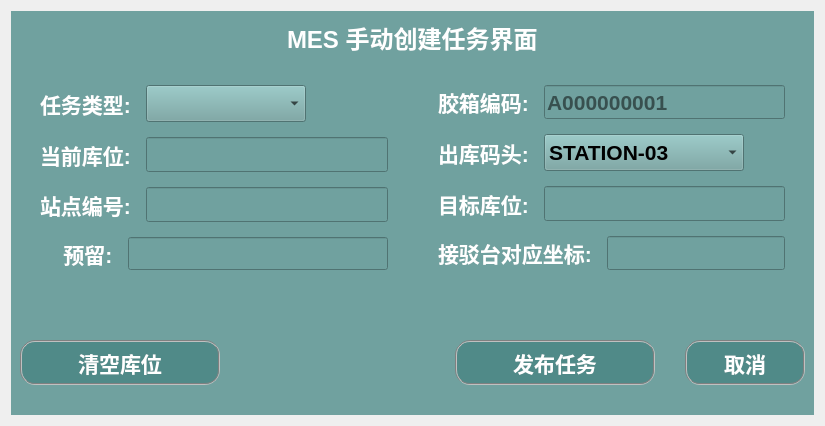
       <widget class="QWidget" name="page_5">
        <layout class="QGridLayout" name="gridLayout_5">
         <item row="0" column="0">
          <widget class="QWidget" name="widget_2" native="true">
           <property name="minimumSize">
            <size>
             <width>0</width>
             <height>0</height>
            </size>
           </property>
           <property name="maximumSize">
            <size>
             <width>167777</width>
             <height>167777</height>
            </size>
           </property>
           <property name="styleSheet">
            <string notr="true">background-color: rgb(112, 161, 159);</string>
           </property>
           <layout class="QGridLayout" name="gridLayout_2">
            <property name="bottomMargin">
             <number>30</number>
            </property>
            <item row="0" column="0">
             <layout class="QVBoxLayout" name="verticalLayout_8" stretch="1,5,2,1">
              <property name="spacing">
               <number>30</number>
              </property>
              <item>
               <layout class="QHBoxLayout" name="horizontalLayout_21">
                <item>
                 <spacer name="horizontalSpacer_5">
                  <property name="orientation">
                   <enum>Qt::Horizontal</enum>
                  </property>
                  <property name="sizeHint" stdset="0">
                   <size>
                    <width>40</width>
                    <height>20</height>
                   </size>
                  </property>
                 </spacer>
                </item>
                <item>
                 <widget class="QLabel" name="label_16">
                  <property name="maximumSize">
                   <size>
                    <width>16777215</width>
                    <height>45</height>
                   </size>
                  </property>
                  <property name="font">
                   <font>
                    <pointsize>18</pointsize>
                    <weight>75</weight>
                    <bold>true</bold>
                   </font>
                  </property>
                  <property name="styleSheet">
                   <string notr="true">color:#ffffff</string>
                  </property>
                  <property name="text">
                   <string>MES 手动创建任务界面</string>
                  </property>
                 </widget>
                </item>
                <item>
                 <spacer name="horizontalSpacer_3">
                  <property name="orientation">
                   <enum>Qt::Horizontal</enum>
                  </property>
                  <property name="sizeHint" stdset="0">
                   <size>
                    <width>40</width>
                    <height>20</height>
                   </size>
                  </property>
                 </spacer>
                </item>
               </layout>
              </item>
              <item>
               <layout class="QHBoxLayout" name="horizontalLayout_3" stretch="1,1">
                <property name="spacing">
                 <number>50</number>
                </property>
                <property name="leftMargin">
                 <number>20</number>
                </property>
                <property name="rightMargin">
                 <number>20</number>
                </property>
                <item>
                 <layout class="QVBoxLayout" name="verticalLayout_2" stretch="1,1,1,1">
                  <property name="spacing">
                   <number>15</number>
                  </property>
                  <item>
                   <layout class="QHBoxLayout" name="horizontalLayout_70" stretch="1,1,5">
                    <item>
                     <widget class="QLabel" name="label_37">
                      <property name="font">
                       <font>
                        <pointsize>16</pointsize>
                        <weight>75</weight>
                        <bold>true</bold>
                       </font>
                      </property>
                      <property name="styleSheet">
                       <string notr="true">color:#ffffff;</string>
                      </property>
                      <property name="text">
                       <string>任务类型:</string>
                      </property>
                     </widget>
                    </item>
                    <item>
                     <widget class="QComboBox" name="taskType">
                      <property name="minimumSize">
                       <size>
                        <width>160</width>
                        <height>37</height>
                       </size>
                      </property>
                      <property name="maximumSize">
                       <size>
                        <width>160</width>
                        <height>37</height>
                       </size>
                      </property>
                      <property name="font">
                       <font>
                        <pointsize>16</pointsize>
                        <weight>75</weight>
                        <bold>true</bold>
                       </font>
                      </property>
                      <property name="styleSheet">
                       <string notr="true">color:#ffffff;
background-color: rgb(0, 166, 172);
QComboBox::drop-down {
    subcontrol-position: top right;
    width: 30px;
    border-left-width: 1px;
    border-left-style: solid; 
	border-left-color: gray;
    border-top-right-radius: 3px;
    border-bottom-right-radius: 3px;
}</string>
                      </property>
                      <item>
                       <property name="text">
                        <string/>
                       </property>
                      </item>
                      <item>
                       <property name="text">
                        <string>IN</string>
                       </property>
                      </item>
                      <item>
                       <property name="text">
                        <string>OUT</string>
                       </property>
                      </item>
                      <item>
                       <property name="text">
                        <string>MOVE</string>
                       </property>
                      </item>
                     </widget>
                    </item>
                    <item>
                     <spacer name="horizontalSpacer_6">
                      <property name="orientation">
                       <enum>Qt::Horizontal</enum>
                      </property>
                      <property name="sizeHint" stdset="0">
                       <size>
                        <width>40</width>
                        <height>20</height>
                       </size>
                      </property>
                     </spacer>
                    </item>
                   </layout>
                  </item>
                  <item>
                   <layout class="QHBoxLayout" name="horizontalLayout_74" stretch="1,10">
                    <item>
                     <widget class="QLabel" name="label_40">
                      <property name="font">
                       <font>
                        <pointsize>16</pointsize>
                        <weight>75</weight>
                        <bold>true</bold>
                       </font>
                      </property>
                      <property name="styleSheet">
                       <string notr="true">color:#ffffff;</string>
                      </property>
                      <property name="text">
                       <string>当前库位:</string>
                      </property>
                     </widget>
                    </item>
                    <item>
                     <widget class="QLineEdit" name="fromLocationCode">
                      <property name="sizePolicy">
                       <sizepolicy hsizetype="Expanding" vsizetype="Preferred">
                        <horstretch>0</horstretch>
                        <verstretch>0</verstretch>
                       </sizepolicy>
                      </property>
                      <property name="minimumSize">
                       <size>
                        <width>0</width>
                        <height>35</height>
                       </size>
                      </property>
                      <property name="font">
                       <font>
                        <pointsize>16</pointsize>
                        <weight>75</weight>
                        <bold>true</bold>
                       </font>
                      </property>
                      <property name="styleSheet">
                       <string notr="true"/>
                      </property>
                      <property name="text">
                       <string/>
                      </property>
                      <property name="placeholderText">
                       <string/>
                      </property>
                     </widget>
                    </item>
                   </layout>
                  </item>
                  <item>
                   <layout class="QHBoxLayout" name="horizontalLayout_77" stretch="1,10">
                    <item>
                     <widget class="QLabel" name="Tolll_6">
                      <property name="font">
                       <font>
                        <pointsize>16</pointsize>
                        <weight>75</weight>
                        <bold>true</bold>
                       </font>
                      </property>
                      <property name="styleSheet">
                       <string notr="true">color:#ffffff;</string>
                      </property>
                      <property name="text">
                       <string>站点编号:</string>
                      </property>
                     </widget>
                    </item>
                    <item>
                     <widget class="QLineEdit" name="toStationCode">
                      <property name="sizePolicy">
                       <sizepolicy hsizetype="Expanding" vsizetype="Preferred">
                        <horstretch>0</horstretch>
                        <verstretch>0</verstretch>
                       </sizepolicy>
                      </property>
                      <property name="minimumSize">
                       <size>
                        <width>0</width>
                        <height>35</height>
                       </size>
                      </property>
                      <property name="font">
                       <font>
                        <pointsize>16</pointsize>
                        <weight>75</weight>
                        <bold>true</bold>
                       </font>
                      </property>
                      <property name="styleSheet">
                       <string notr="true"/>
                      </property>
                      <property name="text">
                       <string/>
                      </property>
                      <property name="placeholderText">
                       <string/>
                      </property>
                     </widget>
                    </item>
                   </layout>
                  </item>
                  <item>
                   <layout class="QHBoxLayout" name="horizontalLayout_81" stretch="1,10">
                    <item>
                     <widget class="QLabel" name="Tolll_8">
                      <property name="font">
                       <font>
                        <pointsize>16</pointsize>
                        <weight>75</weight>
                        <bold>true</bold>
                       </font>
                      </property>
                      <property name="styleSheet">
                       <string notr="true">color:#ffffff;</string>
                      </property>
                      <property name="text">
                       <string>    预留:</string>
                      </property>
                     </widget>
                    </item>
                    <item>
                     <widget class="QLineEdit" name="obligate3">
                      <property name="sizePolicy">
                       <sizepolicy hsizetype="Expanding" vsizetype="Preferred">
                        <horstretch>0</horstretch>
                        <verstretch>0</verstretch>
                       </sizepolicy>
                      </property>
                      <property name="font">
                       <font>
                        <pointsize>16</pointsize>
                        <weight>75</weight>
                        <bold>true</bold>
                       </font>
                      </property>
                      <property name="styleSheet">
                       <string notr="true"/>
                      </property>
                      <property name="text">
                       <string/>
                      </property>
                      <property name="placeholderText">
                       <string/>
                      </property>
                     </widget>
                    </item>
                   </layout>
                  </item>
                 </layout>
                </item>
                <item>
                 <layout class="QVBoxLayout" name="verticalLayout_5" stretch="1,1,1,1">
                  <property name="spacing">
                   <number>15</number>
                  </property>
                  <item>
                   <layout class="QHBoxLayout" name="horizontalLayout_71" stretch="1,10">
                    <item>
                     <widget class="QLabel" name="label_38">
                      <property name="font">
                       <font>
                        <pointsize>16</pointsize>
                        <weight>75</weight>
                        <bold>true</bold>
                       </font>
                      </property>
                      <property name="styleSheet">
                       <string notr="true">color:#ffffff;</string>
                      </property>
                      <property name="text">
                       <string>胶箱编码:</string>
                      </property>
                     </widget>
                    </item>
                    <item>
                     <widget class="QLineEdit" name="containerCode_2">
                      <property name="sizePolicy">
                       <sizepolicy hsizetype="Expanding" vsizetype="Preferred">
                        <horstretch>0</horstretch>
                        <verstretch>0</verstretch>
                       </sizepolicy>
                      </property>
                      <property name="font">
                       <font>
                        <pointsize>16</pointsize>
                        <weight>75</weight>
                        <bold>true</bold>
                       </font>
                      </property>
                      <property name="styleSheet">
                       <string notr="true"/>
                      </property>
                      <property name="text">
                       <string/>
                      </property>
                      <property name="placeholderText">
                       <string>A000000001</string>
                      </property>
                     </widget>
                    </item>
                   </layout>
                  </item>
                  <item>
                   <layout class="QHBoxLayout" name="horizontalLayout_17" stretch="1,2,10">
                    <item>
                     <widget class="QLabel" name="label_39">
                      <property name="font">
                       <font>
                        <pointsize>16</pointsize>
                        <weight>75</weight>
                        <bold>true</bold>
                       </font>
                      </property>
                      <property name="styleSheet">
                       <string notr="true">color:#ffffff;</string>
                      </property>
                      <property name="text">
                       <string>出库码头:</string>
                      </property>
                     </widget>
                    </item>
                    <item>
                     <widget class="QComboBox" name="pickDesc_s">
                      <property name="minimumSize">
                       <size>
                        <width>200</width>
                        <height>37</height>
                       </size>
                      </property>
                      <property name="maximumSize">
                       <size>
                        <width>160</width>
                        <height>37</height>
                       </size>
                      </property>
                      <property name="font">
                       <font>
                        <pointsize>16</pointsize>
                        <weight>75</weight>
                        <bold>true</bold>
                       </font>
                      </property>
                      <property name="styleSheet">
                       <string notr="true">color:#ffffff;
background-color: rgb(0, 166, 172);
QComboBox::drop-down {
    subcontrol-position: top right;
    width: 30px;
    border-left-width: 1px;
    border-left-style: solid; 
	border-left-color: gray;
    border-top-right-radius: 3px;
    border-bottom-right-radius: 3px;
}</string>
                      </property>
                      <item>
                       <property name="text">
                        <string>STATION-03</string>
                       </property>
                      </item>
                      <item>
                       <property name="text">
                        <string>STATION-04</string>
                       </property>
                      </item>
                     </widget>
                    </item>
                    <item>
                     <spacer name="horizontalSpacer_11">
                      <property name="orientation">
                       <enum>Qt::Horizontal</enum>
                      </property>
                      <property name="sizeHint" stdset="0">
                       <size>
                        <width>40</width>
                        <height>20</height>
                       </size>
                      </property>
                     </spacer>
                    </item>
                   </layout>
                  </item>
                  <item>
                   <layout class="QHBoxLayout" name="horizontalLayout_80" stretch="1,10">
                    <item>
                     <widget class="QLabel" name="Tolll_7">
                      <property name="font">
                       <font>
                        <pointsize>16</pointsize>
                        <weight>75</weight>
                        <bold>true</bold>
                       </font>
                      </property>
                      <property name="styleSheet">
                       <string notr="true">color:#ffffff;</string>
                      </property>
                      <property name="text">
                       <string>目标库位:</string>
                      </property>
                     </widget>
                    </item>
                    <item>
                     <widget class="QLineEdit" name="toLocationCode">
                      <property name="sizePolicy">
                       <sizepolicy hsizetype="Expanding" vsizetype="Preferred">
                        <horstretch>0</horstretch>
                        <verstretch>0</verstretch>
                       </sizepolicy>
                      </property>
                      <property name="font">
                       <font>
                        <pointsize>16</pointsize>
                        <weight>75</weight>
                        <bold>true</bold>
                       </font>
                      </property>
                      <property name="styleSheet">
                       <string notr="true"/>
                      </property>
                      <property name="text">
                       <string/>
                      </property>
                      <property name="placeholderText">
                       <string/>
                      </property>
                     </widget>
                    </item>
                   </layout>
                  </item>
                  <item>
                   <layout class="QHBoxLayout" name="horizontalLayout_83" stretch="1,10">
                    <item>
                     <widget class="QLabel" name="label_44">
                      <property name="font">
                       <font>
                        <pointsize>16</pointsize>
                        <weight>75</weight>
                        <bold>true</bold>
                       </font>
                      </property>
                      <property name="styleSheet">
                       <string notr="true">color:#ffffff;</string>
                      </property>
                      <property name="text">
                       <string>接驳台对应坐标:</string>
                      </property>
                     </widget>
                    </item>
                    <item>
                     <widget class="QLineEdit" name="positionCode">
                      <property name="sizePolicy">
                       <sizepolicy hsizetype="Expanding" vsizetype="Preferred">
                        <horstretch>0</horstretch>
                        <verstretch>0</verstretch>
                       </sizepolicy>
                      </property>
                      <property name="font">
                       <font>
                        <pointsize>16</pointsize>
                        <weight>75</weight>
                        <bold>true</bold>
                       </font>
                      </property>
                      <property name="styleSheet">
                       <string notr="true"/>
                      </property>
                      <property name="text">
                       <string/>
                      </property>
                      <property name="placeholderText">
                       <string/>
                      </property>
                     </widget>
                    </item>
                   </layout>
                  </item>
                 </layout>
                </item>
               </layout>
              </item>
              <item>
               <spacer name="verticalSpacer">
                <property name="orientation">
                 <enum>Qt::Vertical</enum>
                </property>
                <property name="sizeHint" stdset="0">
                 <size>
                  <width>20</width>
                  <height>40</height>
                 </size>
                </property>
               </spacer>
              </item>
              <item>
               <layout class="QHBoxLayout" name="horizontalLayout_16" stretch="0,3,1">
                <property name="spacing">
                 <number>10</number>
                </property>
                <item>
                 <widget class="QPushButton" name="clear_Button">
                  <property name="sizePolicy">
                   <sizepolicy hsizetype="Preferred" vsizetype="Preferred">
                    <horstretch>0</horstretch>
                    <verstretch>0</verstretch>
                   </sizepolicy>
                  </property>
                  <property name="minimumSize">
                   <size>
                    <width>200</width>
                    <height>45</height>
                   </size>
                  </property>
                  <property name="maximumSize">
                   <size>
                    <width>16777215</width>
                    <height>45</height>
                   </size>
                  </property>
                  <property name="font">
                   <font>
                    <pointsize>16</pointsize>
                    <weight>75</weight>
                    <bold>true</bold>
                   </font>
                  </property>
                  <property name="styleSheet">
                   <string notr="true">color: white;
color:#ffffff;
border-style: outset;
border: 2px groove gray; 
border-radius:15px;
background-color: rgb(80, 138, 136);</string>
                  </property>
                  <property name="text">
                   <string>清空库位</string>
                  </property>
                 </widget>
                </item>
                <item>
                 <spacer name="horizontalSpacer_7">
                  <property name="orientation">
                   <enum>Qt::Horizontal</enum>
                  </property>
                  <property name="sizeHint" stdset="0">
                   <size>
                    <width>40</width>
                    <height>20</height>
                   </size>
                  </property>
                 </spacer>
                </item>
                <item>
                 <layout class="QHBoxLayout" name="horizontalLayout_15" stretch="1,1">
                  <property name="spacing">
                   <number>30</number>
                  </property>
                  <item>
                   <widget class="QPushButton" name="AgvExecute">
                    <property name="sizePolicy">
                     <sizepolicy hsizetype="Preferred" vsizetype="Preferred">
                      <horstretch>0</horstretch>
                      <verstretch>0</verstretch>
                     </sizepolicy>
                    </property>
                    <property name="minimumSize">
                     <size>
                      <width>200</width>
                      <height>45</height>
                     </size>
                    </property>
                    <property name="maximumSize">
                     <size>
                      <width>16777215</width>
                      <height>45</height>
                     </size>
                    </property>
                    <property name="font">
                     <font>
                      <pointsize>16</pointsize>
                      <weight>75</weight>
                      <bold>true</bold>
                     </font>
                    </property>
                    <property name="styleSheet">
                     <string notr="true">color: white;
color:#ffffff;
border-style: outset;
border: 2px groove gray; 
border-radius:15px;
background-color: rgb(80, 138, 136);
</string>
                    </property>
                    <property name="text">
                     <string>发布任务</string>
                    </property>
                   </widget>
                  </item>
                  <item>
                   <widget class="QPushButton" name="CancelButton_3">
                    <property name="sizePolicy">
                     <sizepolicy hsizetype="Preferred" vsizetype="Preferred">
                      <horstretch>0</horstretch>
                      <verstretch>0</verstretch>
                     </sizepolicy>
                    </property>
                    <property name="minimumSize">
                     <size>
                      <width>120</width>
                      <height>0</height>
                     </size>
                    </property>
                    <property name="maximumSize">
                     <size>
                      <width>16777215</width>
                      <height>45</height>
                     </size>
                    </property>
                    <property name="font">
                     <font>
                      <pointsize>16</pointsize>
                      <weight>75</weight>
                      <bold>true</bold>
                     </font>
                    </property>
                    <property name="styleSheet">
                     <string notr="true">color: white;
color:#ffffff;
border-style: outset;
border: 2px groove gray; 
border-radius:15px;
background-color: rgb(80, 138, 136);
</string>
                    </property>
                    <property name="text">
                     <string>取消</string>
                    </property>
                   </widget>
                  </item>
                 </layout>
                </item>
               </layout>
              </item>
             </layout>
            </item>
           </layout>
          </widget>
         </item>
        </layout>
       </widget>
